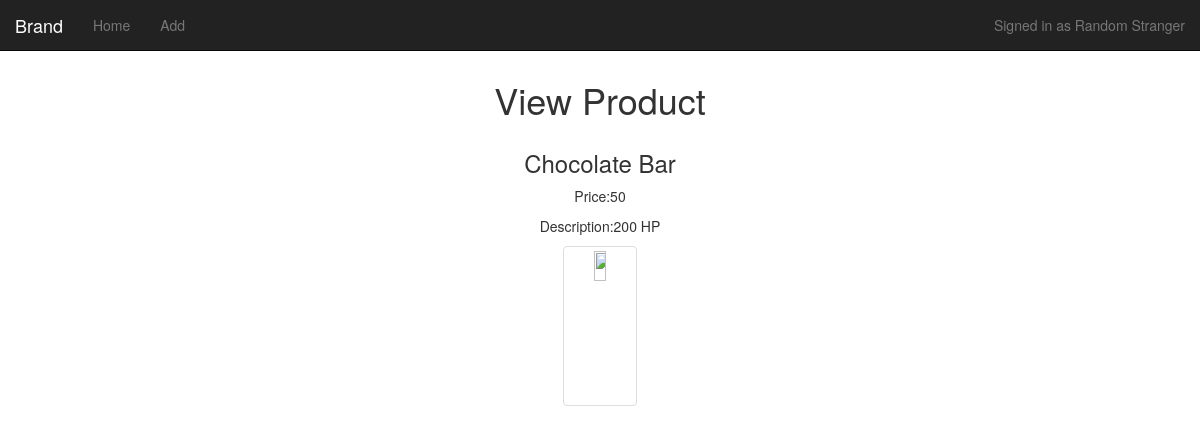
/viewproducts.php?pid=3, run on the app's committed database.
### tables this page shows
CREATE TABLE `products` (
  `productID` int(5) NOT NULL,
  `productName` varchar(30) NOT NULL,
  `productPrice` int(10) NOT NULL,
  `productDescription` varchar(50) NOT NULL,
  `productImage` blob NOT NULL
);

### viewproducts.php (the view, shortened to what this page needs)
<?php
	include("sql_connect.php");
	if(isset($_GET['pid'])){
		$res = mysqli_query($mysqli, "SELECT * FROM products WHERE productID = ".$_GET['pid']);
		$product = mysqli_fetch_row($res);
	}else {
		header("location:index.php");
	}
?>
<html>
<head>
	<link rel='stylesheet' href='css/bootstrap.min.css'>
</head>
<body>
<?php include("navbar.php"); ?>
<h1 class='text-center'>View Product</h1>
<div class='col-sm-4 col-sm-offset-4'>
	<h3 class='text-center'><?php echo $product[1];?></h3>
	<p class='text-center'>Price:<?php echo $product[2];?></p>
	<p class='text-center'>Description:<?php echo $product[3];?></p>
	<p class='text-center'><img src='image/<?php echo $product[4];?>' class='img-thumbnail product'>
</div>
</body>
</html>

### viewproducts.php (style rules this page uses)
.product { width: 20%; }

### data on the page
products: productName "Chocolate Bar", productPrice "50", productDescription "200 HP"
